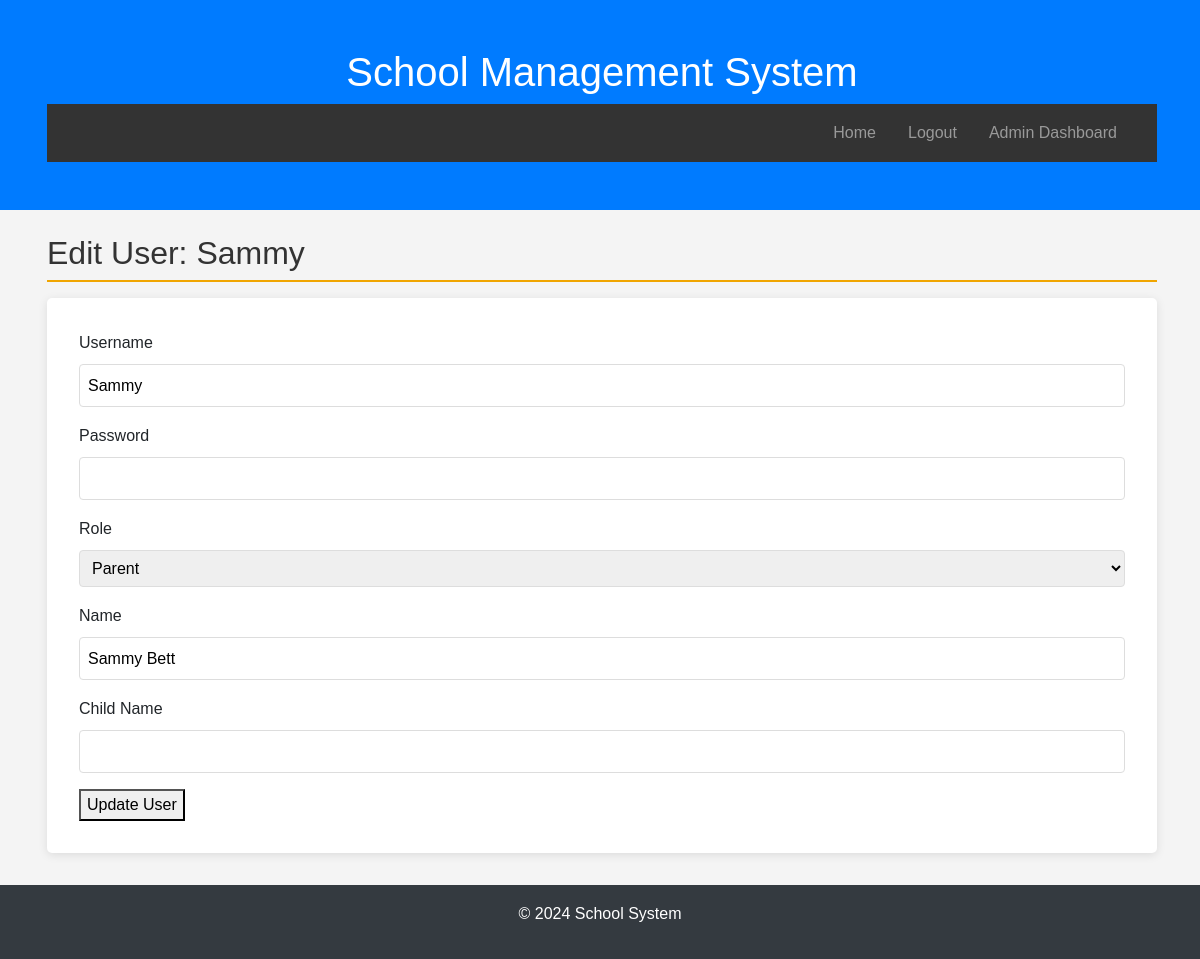
The page /edit_user/2 (signed in) on the database its author committed.
### models.py (models this page shows, shortened)
class User(UserMixin, db.Model):
    __tablename__ = 'users'
    id = db.Column(db.Integer, primary_key=True)
    username = db.Column(db.String(150), unique=True, nullable=False)
    password_hash = db.Column(db.String(256), nullable=False)
    role = db.Column(db.String(50), nullable=False)  # Roles: 'admin', 'teacher', 'parent', 'finance'
    name = db.Column(db.String(150), nullable=False, server_default='Default Name')

### app.py (the view, shortened to what this page needs)
@app.route('/edit_user/<int:user_id>', methods=['GET', 'POST'])
@login_required
def edit_user(user_id):
    user = User.query.get_or_404(user_id)
    if current_user.role != 'admin':
        flash('You are not authorized to perform this action.')
        return redirect(url_for('login'))
    form = CreateUserForm(obj=user)
    return render_template('edit_user.html', form=form, user=user)

### forms.py
class CreateUserForm(FlaskForm):
    username = StringField('Username', validators=[DataRequired(), Length(min=4, max=150)])
    password = PasswordField('Password', validators=[DataRequired()])
    role = SelectField('Role', choices=[('admin', 'Admin'), ('teacher', 'Teacher'), ('parent', 'Parent'), ('finance', 'Finance')], validators=[DataRequired()])
    name = StringField('Name', validators=[DataRequired()])
    subject = StringField('Subject')  # For teachers
    child_name = StringField('Child Name')  # For parents
    department = StringField('Department')  # For finance
    submit = SubmitField('Create User')

### app.py (called while the page is built)
@login_manager.user_loader
def load_user(user_id):
    return User.query.get(int(user_id))

### templates/edit_user.html (shortened to what this page needs)
{% extends 'base.html' %}
{% block content %}
<h2>Edit User: {{ user.username }}</h2>
<form method="POST">
    <div>
        {{ form.username.label }}<br>
        {{ form.username(size=32) }}<br>
    </div>
    <div>
        {{ form.password.label }}<br>
        {{ form.password(size=32) }}<br>
    </div>
    <div>
        {{ form.role.label }}<br>
        {{ form.role() }}<br>
    </div>
    <div>
        {{ form.name.label }}<br>
        {{ form.name(size=32) }}<br>
    </div>
    <div>
        {% if user.role == 'teacher' %}
            {{ form.subject.label }}<br>
            {{ form.subject(size=32) }}<br>
        {% elif user.role == 'parent' %}
            {{ form.child_name.label }}<br>
            {{ form.child_name(size=32) }}<br>
        {% elif user.role == 'finance' %}
            {{ form.department.label }}<br>
            {{ form.department(size=32) }}<br>
        {% endif %}
    </div>
    <div>
        <button type="submit">Update User</button>
    </div>
</form>
{% endblock %}

### static/css/styles.css (style rules this page uses)
body { font-family: Arial, sans-serif; background-color: #f4f4f4; margin: 0; padding: 0; line-height: 1.6; }
h2 { color: #333; margin-bottom: 1rem; border-bottom: 2px solid #f0a500; padding-bottom: 0.5rem; }
form { background-color: #fff; padding: 2rem; border-radius: 5px; box-shadow: 0 2px 10px rgba(0, 0, 0, 0.1); margin-bottom: 2rem; }
form input, form select, form textarea { width: 100%; padding: 0.5rem; margin-bottom: 1rem; border: 1px solid #ddd; border-radius: 4px; transition: border-color 0.3s ease; }

### rows shown on the page
User: username "Sammy", role "Parent", name "Sammy Bett"
